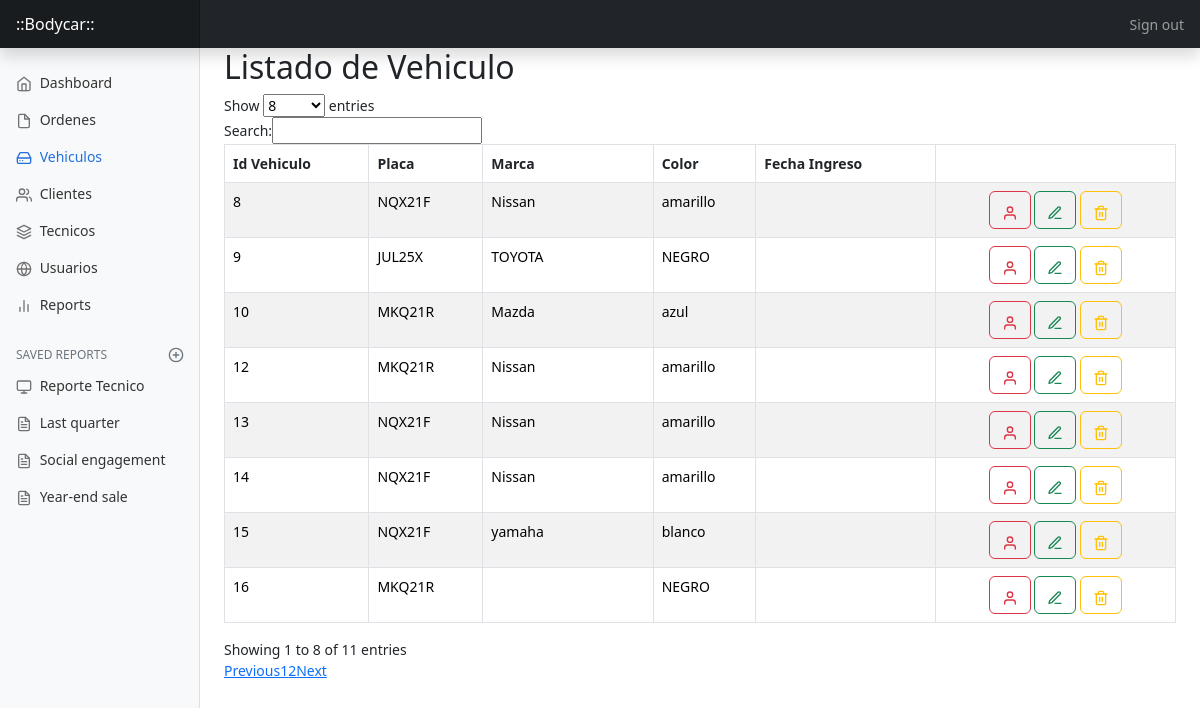
The page /listado_vehiculo.php on the database its author committed.
### tables this page shows
CREATE TABLE `vehiculo` (
  `id` bigint(20) UNSIGNED NOT NULL,
  `veh_pla` varchar(255) NOT NULL,
  `veh_mar` varchar(255) NOT NULL,
  `veh_col` varchar(255) NOT NULL,
  `veh_km` varchar(255) NOT NULL,
  `veh_inv` varchar(200) NOT NULL,
  `veh_otr` varchar(10) NOT NULL,
  `veh_obs` varchar(1000) NOT NULL,
  `veh_cli` int(255) NOT NULL
);

### conectar.php (called while the page is built)
<?php
  class Conectar
  {
   public static function con(){
    $hostname_db = "localhost";
    $database_db = "bodycar";
    $username_db = "root";
    $password_db = "";
    $conexion = mysqli_connect($hostname_db, $username_db, $password_db);
    mysqli_select_db($conexion,$database_db) or die ("Ninguna DB seleccionada");
    return $conexion;
  }
}

### m_vehiculo.php (called while the page is built, shortened)
<?php
require_once 'conectar.php';
class Vehiculo {
  private $registro;
  function __construct() {
    $this->registro=array();
  }
  public function get_vehiculo(){
   $sql="select * from vehiculo";
   $res=mysqli_query(Conectar::con(),$sql) or die(mysqli_error());
   while($reg=mysqli_fetch_assoc($res))
   {
     $this->registro[]=$reg;
   }
   return $this->registro;
 }
}
?>

### listado_vehiculo.php (the view, shortened to what this page needs)
<!doctype html>
<html lang="en">
<?php
require_once "m_vehiculo.php";
?>
  <head>
<link href="assets/dist/css/bootstrap.min.css" rel="stylesheet">
<link rel="stylesheet" type="text/css" href="//code.jquery.com/ui/1.12.1/themes/cupertino/jquery-ui.css">
  <link rel="stylesheet" type="text/css" href="//cdn.datatables.net/1.10.13/css/dataTables.jqueryui.min.css">
    <link href="dashboard.css" rel="stylesheet">
  </head>
  <body>
<header class="navbar navbar-dark sticky-top bg-dark flex-md-nowrap p-0 shadow">
  <a class="navbar-brand col-md-3 col-lg-2 me-0 px-3 fs-6" href="#">::Bodycar::</a>
  <div class="navbar-nav">
    <div class="nav-item text-nowrap">
      <a class="nav-link px-3" href="logout.php">Sign out</a>
    </div>
  </div>
</header>
<div class="container-fluid">
  <div class="row">
    <nav id="sidebarMenu" class="col-md-3 col-lg-2 d-md-block bg-light sidebar collapse">
      <div class="position-sticky pt-3 sidebar-sticky">
        <ul class="nav flex-column">
          <li class="nav-item">
            <a class="nav-link" aria-current="page" href="dashboard.php">
              <span data-feather="home" class="align-text-bottom"></span>
              Dashboard
            </a>
          </li>
          <li class="nav-item">
            <a class="nav-link" href="listado_orden.php">
              <span data-feather="file" class="align-text-bottom"></span>
              Ordenes
            </a>
          </li>
          <li class="nav-item">
            <a class="nav-link active" href="listado_vehiculo.php">
              <span data-feather="hard-drive" class="align-text-bottom"></span>
            Vehiculos
            </a>
          </li>
          <li class="nav-item">
            <a class="nav-link" href="listado_cliente.php">
              <span data-feather="users" class="align-text-bottom"></span>
              Clientes
            </a>
          </li>
          <li class="nav-item">
            <a class="nav-link" href="Listado_tecnico.php">
              <span data-feather="layers" class="align-text-bottom"></span>
              Tecnicos
            </a>
          </li>
          <li class="nav-item">
            <a class="nav-link" href="under-construction.php">
              <span data-feather="globe" class="align-text-bottom"></span>
              Usuarios
            </a>
          </li>
          <li class="nav-item">
            <a class="nav-link" href="under-construction.php">
              <span data-feather="bar-chart-2" class="align-text-bottom"></span>
              Reports
            </a>
          </li>
        </ul>
        <h6 class="sidebar-heading d-flex justify-content-between align-items-center px-3 mt-4 mb-1 text-muted text-uppercase">
          <span>Saved reports</span>
          <a class="link-secondary" href="#" aria-label="Add a new report">
            <span data-feather="plus-circle" class="align-text-bottom"></span>
          </a>
        </h6>
        <ul class="nav flex-column mb-2">
          <li class="nav-item">
            <a class="nav-link" href="#">
              <span data-feather="monitor" class="align-text-bottom"></span>
              Reporte Tecnico
            </a>
          </li>
          <li class="nav-item">
            <a class="nav-link" href="#">
              <span data-feather="file-text" class="align-text-bottom"></span>
              Last quarter
            </a>
          </li>
          <li class="nav-item">
            <a class="nav-link" href="#">
              <span data-feather="file-text" class="align-text-bottom"></span>
              Social engagement
            </a>
          </li>
          <li class="nav-item">
            <a class="nav-link" href="#">
              <span data-feather="file-text" class="align-text-bottom"></span>
              Year-end sale
            </a>
          </li>
        </ul>
      </div>
    </nav>
    <main class="col-md-9 ms-sm-auto col-lg-10 px-md-4">
      <h2>Listado de Vehiculo</h2>
      <div class="table-responsive">
       <table id="datatable" class="table display table-striped table-bordered table-hover" cellspacing="0" width="100%">
                          <thead>
                            <tr class="alert-warning">
                              <th>Id Vehiculo</th>
                              <th>Placa</th>
                              <th>Marca</th>
                              <th>Color</th>
                              <th>Fecha Ingreso</th>
                              <th></th>
                            </tr>
                          </thead>
                          <tbody>
                            <?php
                            $regis = new Vehiculo();
                            $array_articles = $regis->get_vehiculo();
                            ?>
                            <?php foreach ($array_articles as $key => $value) { ?>
                            <tr class="odd gradeX">
                              <td><a href="javascript:void(0);" onClick="window.location='editar_vehiculo.php?id=<?php echo $value["id"];?>';" data-toggle="tooltip" title="Editar" style='text-decoration:none;color:black;'><?php echo $value["id"]; ?></a></td>
                              <td><a href="javascript:void(0);" onClick="window.location='editar_vehiculo.php?id=<?php echo $value["id"];?>';" data-toggle="tooltip" title="Editar" style='text-decoration:none;color:black;'><?php echo $value["veh_pla"]; ?></a></td>
                              <td><a href="javascript:void(0);" onClick="window.location='editar_vehiculo.php?id=<?php echo $value["id"];?>';" data-toggle="tooltip" title="Editar" style='text-decoration:none;color:black;'><?php echo $value["veh_mar"]; ?></a></td>
                              <td><a href="javascript:void(0);" onClick="window.location='editar_vehiculo.php?id=<?php echo $value["id"];?>';" data-toggle="tooltip" title="Editar" style='text-decoration:none;color:black;'><?php echo $value["veh_col"]; ?></a></td>
                              <td></td>
                              <td class="actions">
                                  <div class="text-center">
                                    <a href="javascript:void(0);" onClick="window.location='v_vehiculo_propietario.php?id=<?php echo $value["veh_cli"];?>';" data-toggle="tooltip" title="Propietario" class="btn btn-xs btn-outline-danger"> <span data-feather="user" class="align-text-bottom"></span> </a>
                                    <a href="javascript:void(0);" onClick="window.location='v_orden.php?id=<?php echo $value["id"];?>';" data-toggle="tooltip" title="Orden de Servicio" class="btn btn-xs btn-outline-success"> <span data-feather="edit-3" class="align-text-bottom"></span></a>
                                    <a href="javascript:void(0);" onClick="eliminar('eliminar_vehiculo.php?id=<?php echo $value["id"];?>')" data-toggle="tooltip" title="Eliminar" class="btn btn-xs btn-outline-warning"><span data-feather="trash-2" class="align-text-bottom"></span></a>
                                  </div>
                              </td>
                            </tr>
                              <?php } ?>
                            </tbody>
                          </table>
      </div>
    </main>
  </div>
</div>
  </body>
</html>

### dashboard.css (style rules this page uses)
body { font-size: .875rem; }
.feather { width: 16px; height: 16px; }
.sidebar { position: fixed; top: 0; bottom: 0; left: 0; z-index: 100; padding: 48px 0 0; box-shadow: inset -1px 0 0 rgba(0, 0, 0, .1); }
.sidebar-sticky { height: calc(100vh - 48px); overflow-x: hidden; overflow-y: auto; }
.sidebar .nav-link { font-weight: 500; color: #333; }
.sidebar .nav-link .feather { margin-right: 4px; color: #727272; }
.sidebar .nav-link.active { color: #2470dc; }
.sidebar .nav-link:hover .feather, .sidebar .nav-link.active .feather { color: inherit; }
.sidebar-heading { font-size: .75rem; }
.navbar-brand { padding-top: .75rem; padding-bottom: .75rem; background-color: rgba(0, 0, 0, .25); box-shadow: inset -1px 0 0 rgba(0, 0, 0, .25); }

### rows shown on the page
vehiculo: id "8", veh_pla "NQX21F", veh_mar "Nissan", veh_col "amarillo"
vehiculo: id "9", veh_pla "JUL25X", veh_mar "TOYOTA", veh_col "NEGRO"
vehiculo: id "10", veh_pla "MKQ21R", veh_mar "Mazda", veh_col "azul"
vehiculo: id "12", veh_pla "MKQ21R", veh_mar "Nissan", veh_col "amarillo"
vehiculo: id "13", veh_pla "NQX21F", veh_mar "Nissan", veh_col "amarillo"
vehiculo: id "14", veh_pla "NQX21F", veh_mar "Nissan", veh_col "amarillo"
vehiculo: id "15", veh_pla "NQX21F", veh_mar "yamaha", veh_col "blanco"
vehiculo: id "16", veh_pla "MKQ21R", veh_col "NEGRO"
